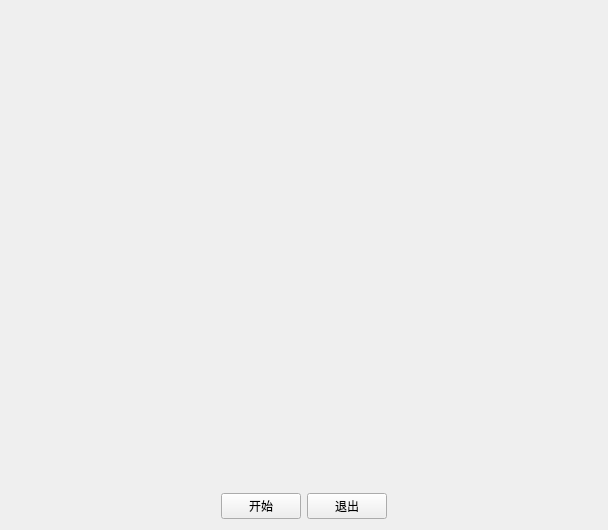
<?xml version="1.0" encoding="UTF-8"?>
<ui version="4.0">
 <class>douDiZhu</class>
 <widget class="QWidget" name="douDiZhu">
  <property name="geometry">
   <rect>
    <x>0</x>
    <y>0</y>
    <width>608</width>
    <height>530</height>
   </rect>
  </property>
  <property name="windowTitle">
   <string>douDiZhu</string>
  </property>
  <layout class="QGridLayout" name="gridLayout">
   <item row="0" column="0">
    <spacer name="verticalSpacer">
     <property name="orientation">
      <enum>Qt::Vertical</enum>
     </property>
     <property name="sizeHint" stdset="0">
      <size>
       <width>20</width>
       <height>478</height>
      </size>
     </property>
    </spacer>
   </item>
   <item row="1" column="0">
    <layout class="QHBoxLayout" name="horizontalLayout">
     <item>
      <spacer name="horizontalSpacer">
       <property name="orientation">
        <enum>Qt::Horizontal</enum>
       </property>
       <property name="sizeHint" stdset="0">
        <size>
         <width>40</width>
         <height>20</height>
        </size>
       </property>
      </spacer>
     </item>
     <item>
      <widget class="QPushButton" name="pushButtonStart">
       <property name="text">
        <string>开始</string>
       </property>
      </widget>
     </item>
     <item>
      <widget class="QPushButton" name="pushButtonQuit">
       <property name="text">
        <string>退出</string>
       </property>
      </widget>
     </item>
     <item>
      <spacer name="horizontalSpacer_2">
       <property name="orientation">
        <enum>Qt::Horizontal</enum>
       </property>
       <property name="sizeHint" stdset="0">
        <size>
         <width>40</width>
         <height>20</height>
        </size>
       </property>
      </spacer>
     </item>
    </layout>
   </item>
  </layout>
 </widget>
 <layoutdefault spacing="6" margin="11"/>
 <resources/>
 <connections/>
</ui>
